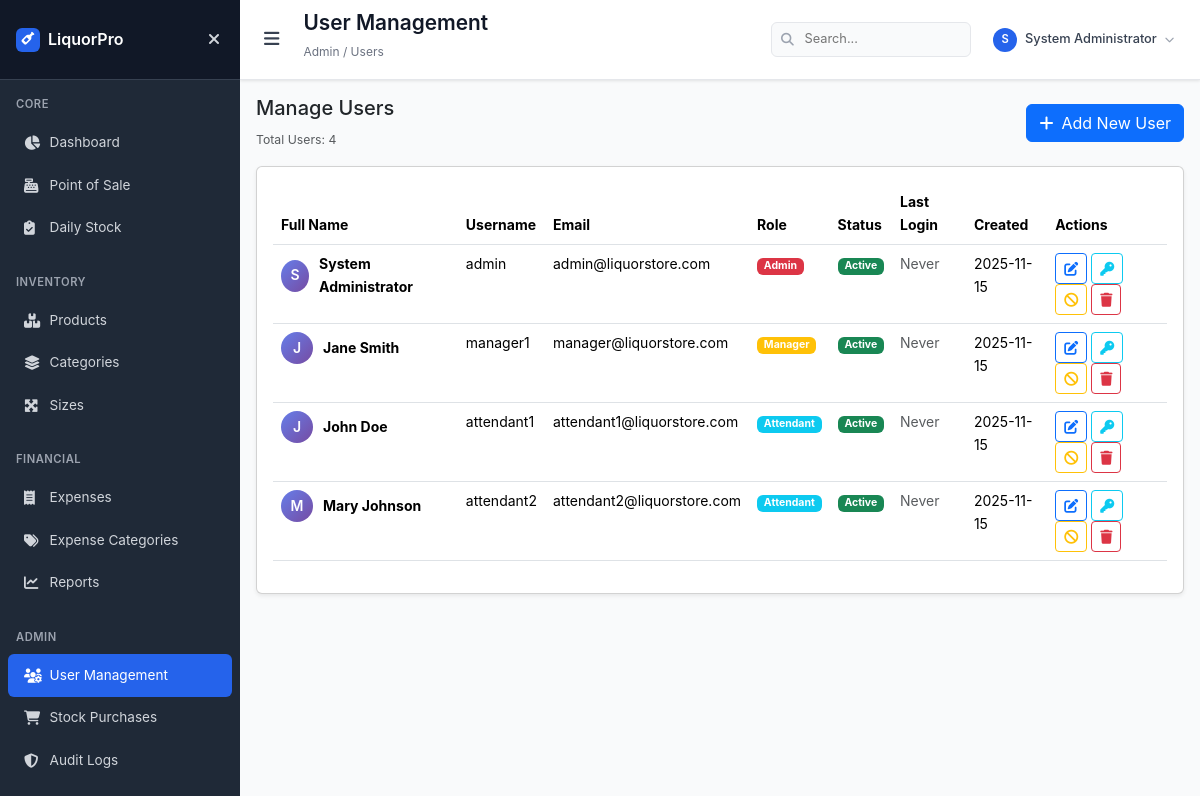
Page /users (signed in) on the earlier database version.
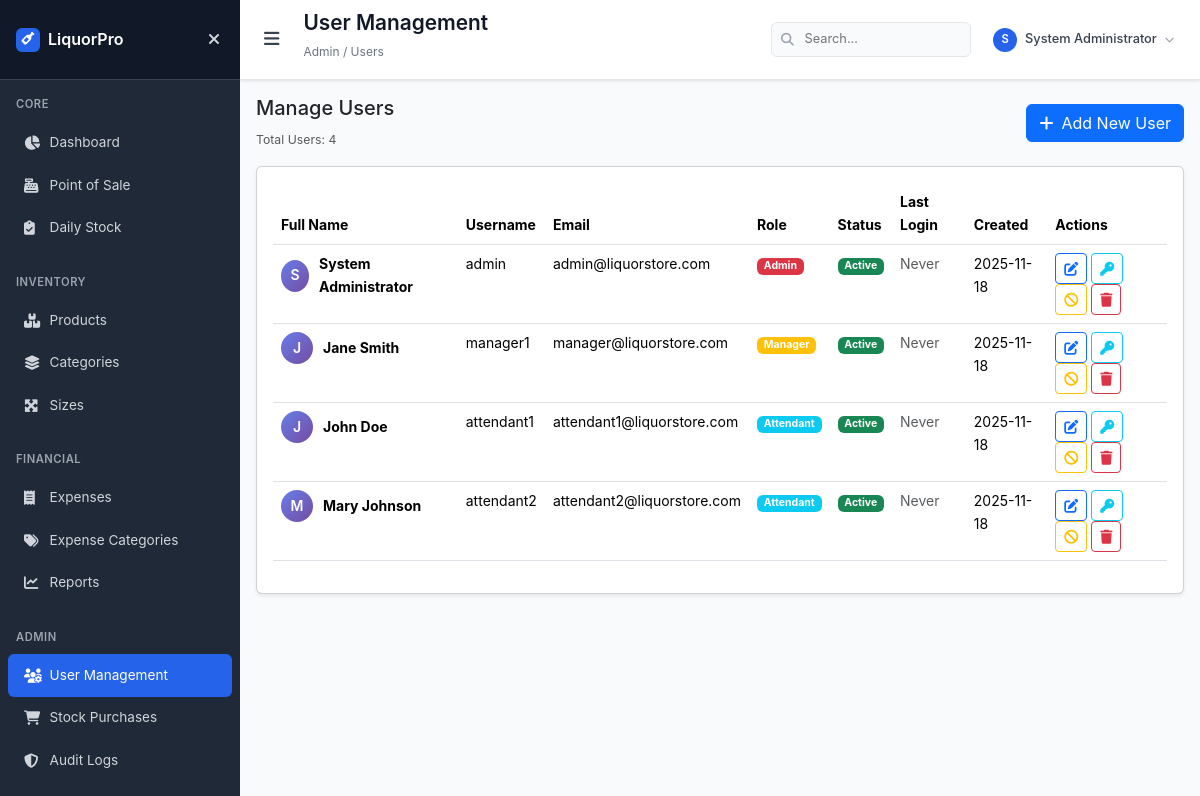
Same page on the later database version.
### models.py (models this page shows, shortened)
class User(db.Model):
    id = db.Column(db.Integer, primary_key=True)
    username = db.Column(db.String(80), unique=True, nullable=False, index=True)
    email = db.Column(db.String(120), unique=True, nullable=False, index=True)
    password_hash = db.Column(db.String(128), nullable=False)
    full_name = db.Column(db.String(100), nullable=False)
    role = db.Column(db.String(20), nullable=False, default='attendant', index=True)
    is_active = db.Column(db.Boolean, default=True, index=True)
    created_at = db.Column(db.DateTime, default=datetime.utcnow)
    last_login = db.Column(db.DateTime)

### app.py (the view)
@app.route('/users')
@admin_required
def users():
    users = User.query.order_by(User.created_at.desc()).all()
    return render_template('admin/users.html', users=users)

### app.py (called while the page is built)
def get_current_user():
    if 'user_id' in session:
        return db.session.get(User, session['user_id'])
    return None

def admin_required(f):
    @wraps(f)
    def decorated_function(*args, **kwargs):
        if 'user_id' not in session:
            flash('Please log in to access this page.', 'warning')
            return redirect(url_for('login'))
        user = db.session.get(User, session['user_id'])
        if not user or user.role not in ['admin', 'manager']:
            flash('Access denied. Admin privileges required.', 'error')
            return redirect(url_for('dashboard'))
        return f(*args, **kwargs)
    return decorated_function

@app.context_processor
def inject_user():
    return dict(current_user=get_current_user())

### templates/admin/users.html (shortened to what the changed rows need)
{% extends "base.html" %}
{% block page_title %}User Management{% endblock %}
{% block content %}
<div class="card shadow-sm">
    <div class="card-body">
        <div class="table-responsive">
            <table class="table table-hover">
                <thead>
                    <tr>
                        <th>Full Name</th>
                        <th>Username</th>
                        <th>Email</th>
                        <th>Role</th>
                        <th>Status</th>
                        <th>Last Login</th>
                        <th>Created</th>
                        <th>Actions</th>
                    </tr>
                </thead>
                <tbody>
                    {% for user in users %}
                    <tr>
                        <td>
                            <div class="d-flex align-items-center">
                                <div style="width: 32px; height: 32px; background: linear-gradient(135deg, #667eea 0%, #764ba2 100%); border-radius: 50%; display: flex; align-items: center; justify-content: center; color: white; font-size: 14px; font-weight: 600; margin-right: 10px;">
                                    {{ user.full_name[0].upper() }}
                                </div>
                                <strong>{{ user.full_name }}</strong>
                            </div>
                        </td>
                        <td>{{ user.username }}</td>
                        <td>{{ user.email }}</td>
                        <td>
                            {% if user.role == 'admin' %}
                            <span class="badge bg-danger">Admin</span>
                            {% elif user.role == 'manager' %}
                            <span class="badge bg-warning">Manager</span>
                            {% else %}
                            <span class="badge bg-info">Attendant</span>
                            {% endif %}
                        </td>
                        <td>
                            {% if user.is_active %}
                            <span class="badge bg-success">Active</span>
                            {% else %}
                            <span class="badge bg-secondary">Inactive</span>
                            {% endif %}
                        </td>
                        <td>
                            {% if user.last_login %}
                            {{ user.last_login.strftime('%Y-%m-%d %I:%M %p') }}
                            {% else %}
                            <span class="text-muted">Never</span>
                            {% endif %}
                        </td>
                        <td>{{ user.created_at.strftime('%Y-%m-%d') if user.created_at else 'N/A' }}</td>
                        <td>
                            <a href="{{ url_for('edit_user', user_id=user.id) }}" class="btn btn-sm btn-outline-primary" title="Edit User">
                                <i class="fas fa-edit"></i>
                            </a>
                            <button type="button" class="btn btn-sm btn-outline-info" title="Reset Password" onclick="showResetPasswordModal({{ user.id }}, '{{ user.full_name }}', '{{ user.username }}')">
                                <i class="fas fa-key"></i>
                            </button>
                            <form method="POST" action="{{ url_for('toggle_user_status', user_id=user.id) }}" style="display: inline;">
                                {% if user.is_active %}
                                <button type="submit" class="btn btn-sm btn-outline-warning" title="Deactivate" onclick="return confirm('Are you sure you want to deactivate this user?')">
                                    <i class="fas fa-ban"></i>
                                </button>
                                {% else %}
                                <button type="submit" class="btn btn-sm btn-outline-success" title="Activate" onclick="return confirm('Are you sure you want to activate this user?')">
                                    <i class="fas fa-check"></i>
                                </button>
                                {% endif %}
                            </form>
                            <form method="POST" action="{{ url_for('delete_user', user_id=user.id) }}" style="display: inline;">
                                <button type="submit" class="btn btn-sm btn-outline-danger" title="Delete User" onclick="return confirm('Delete this user? This action cannot be undone!')">
                                    <i class="fas fa-trash"></i>
                                </button>
                            </form>
                        </td>
                    </tr>
                    {% endfor %}
                </tbody>
            </table>
        </div>
    </div>
</div>
{% endblock %}
{% block scripts %}
<link rel="stylesheet" href="https://cdnjs.cloudflare.com/ajax/libs/font-awesome/6.4.0/css/all.min.css">
{% endblock %}

### templates/base.html (shortened to what the changed rows need)
<!DOCTYPE html>
<html lang="en">
<head>
    <link href="https://cdnjs.cloudflare.com/ajax/libs/bootstrap/5.3.2/css/bootstrap.min.css" rel="stylesheet">
    <link href="https://cdnjs.cloudflare.com/ajax/libs/font-awesome/6.4.0/css/all.min.css" rel="stylesheet">
</head>
<body>
    <div class="main-wrapper" id="mainWrapper">
        <header class="main-header">
            <div class="header-left">
                <div class="page-info">
                    <h1>{% block page_title %}Dashboard{% endblock %}</h1>
                </div>
            </div>
            <div class="header-right">
                <div class="user-menu">
                    <button class="user-btn" id="userBtn" aria-label="User menu">
                        <div class="user-avatar">{{ current_user.full_name[0].upper() if current_user and current_user.full_name else 'U' }}</div>
                        <span class="user-name">{{ current_user.full_name if current_user and current_user.full_name else (current_user.username if current_user else 'User') }}</span>
                        <i class="fas fa-chevron-down" style="font-size: 0.6rem; color: #9ca3af;"></i>
                    </button>
                </div>
            </div>
        </header>
        <main class="content">
            {% block content %}{% endblock %}
        </main>
    </div>
    {% block scripts %}{% endblock %}
</body>
</html>

Differences in the rows shown:
changed User "System Administrator": created_at "2025-11-15" → "2025-11-18"
changed User "Jane Smith": created_at "2025-11-15" → "2025-11-18"
changed User "John Doe": created_at "2025-11-15" → "2025-11-18"
changed User "Mary Johnson": created_at "2025-11-15" → "2025-11-18"
